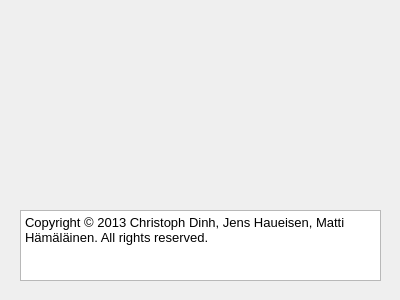
<?xml version="1.0" encoding="UTF-8"?>
<ui version="4.0">
 <class>RapMusicToolboxAboutWidgetClass</class>
 <widget class="QDialog" name="RapMusicToolboxAboutWidgetClass">
  <property name="geometry">
   <rect>
    <x>0</x>
    <y>0</y>
    <width>400</width>
    <height>300</height>
   </rect>
  </property>
  <property name="sizePolicy">
   <sizepolicy hsizetype="Fixed" vsizetype="Fixed">
    <horstretch>0</horstretch>
    <verstretch>0</verstretch>
   </sizepolicy>
  </property>
  <property name="minimumSize">
   <size>
    <width>400</width>
    <height>300</height>
   </size>
  </property>
  <property name="maximumSize">
   <size>
    <width>400</width>
    <height>300</height>
   </size>
  </property>
  <property name="windowTitle">
   <string>About Dummy Toolbox</string>
  </property>
  <widget class="QTextBrowser" name="textBrowser">
   <property name="geometry">
    <rect>
     <x>20</x>
     <y>210</y>
     <width>361</width>
     <height>71</height>
    </rect>
   </property>
   <property name="html">
    <string>&lt;!DOCTYPE HTML PUBLIC &quot;-//W3C//DTD HTML 4.0//EN&quot; &quot;http://www.w3.org/TR/REC-html40/strict.dtd&quot;&gt;
&lt;html&gt;&lt;head&gt;&lt;meta name=&quot;qrichtext&quot; content=&quot;1&quot; /&gt;&lt;style type=&quot;text/css&quot;&gt;
p, li { white-space: pre-wrap; }
&lt;/style&gt;&lt;/head&gt;&lt;body style=&quot; font-family:'MS Shell Dlg 2'; font-size:7.8pt; font-weight:400; font-style:normal;&quot;&gt;
&lt;table border=&quot;0&quot; style=&quot;-qt-table-type: root; margin-top:4px; margin-bottom:4px; margin-left:4px; margin-right:4px;&quot;&gt;
&lt;tr&gt;
&lt;td style=&quot;border: none;&quot;&gt;
&lt;p style=&quot; margin-top:0px; margin-bottom:0px; margin-left:0px; margin-right:0px; -qt-block-indent:0; text-indent:0px;&quot;&gt;&lt;span style=&quot; font-family:'Sans'; font-size:10pt;&quot;&gt;Copyright © 2013 Christoph Dinh, Jens Haueisen, Matti Hämäläinen. All rights reserved.&lt;/span&gt;&lt;/p&gt;&lt;/td&gt;&lt;/tr&gt;&lt;/table&gt;&lt;/body&gt;&lt;/html&gt;</string>
   </property>
  </widget>
 </widget>
 <layoutdefault spacing="6" margin="11"/>
 <resources/>
 <connections/>
</ui>
